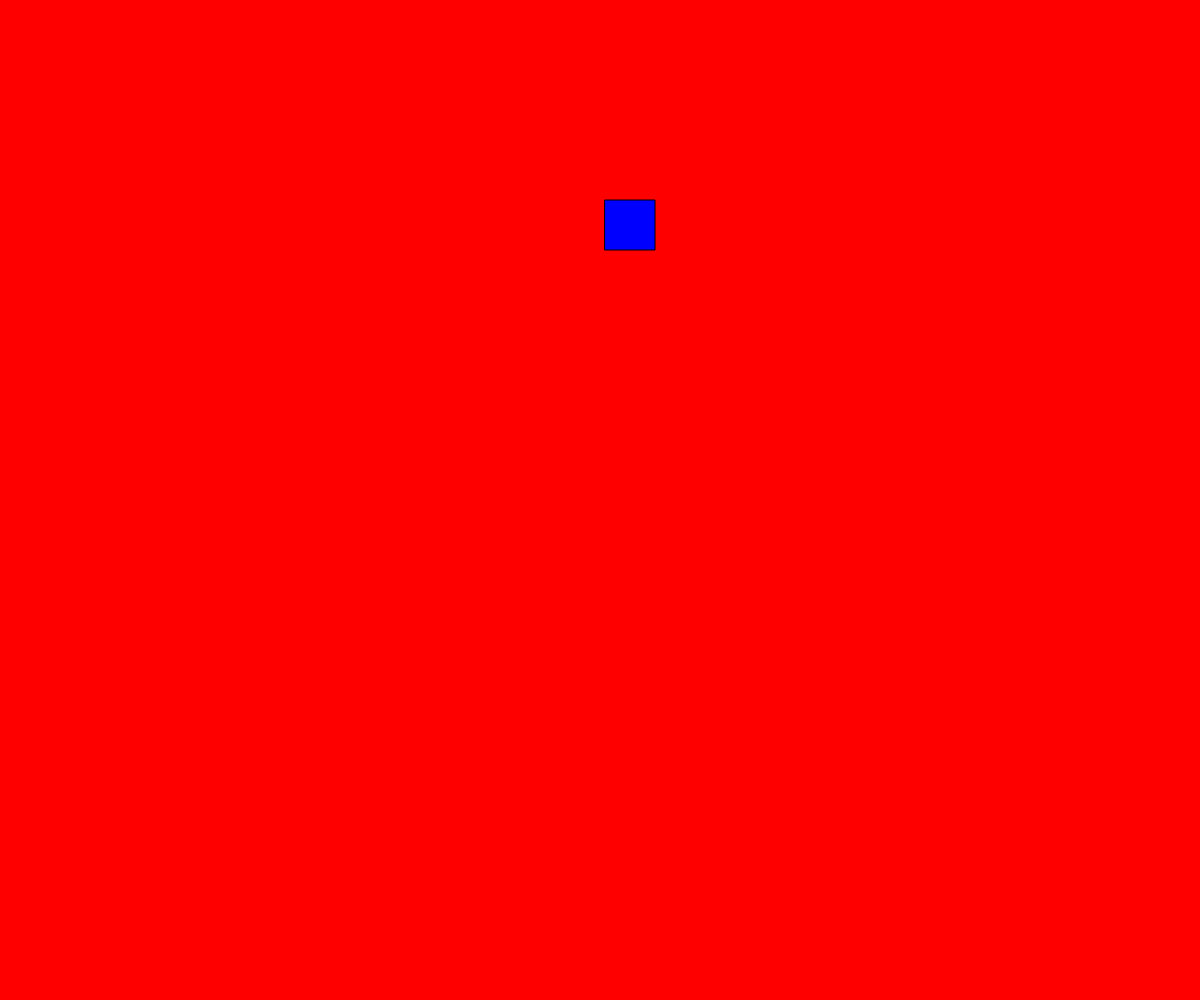
Frame 1 (no input)
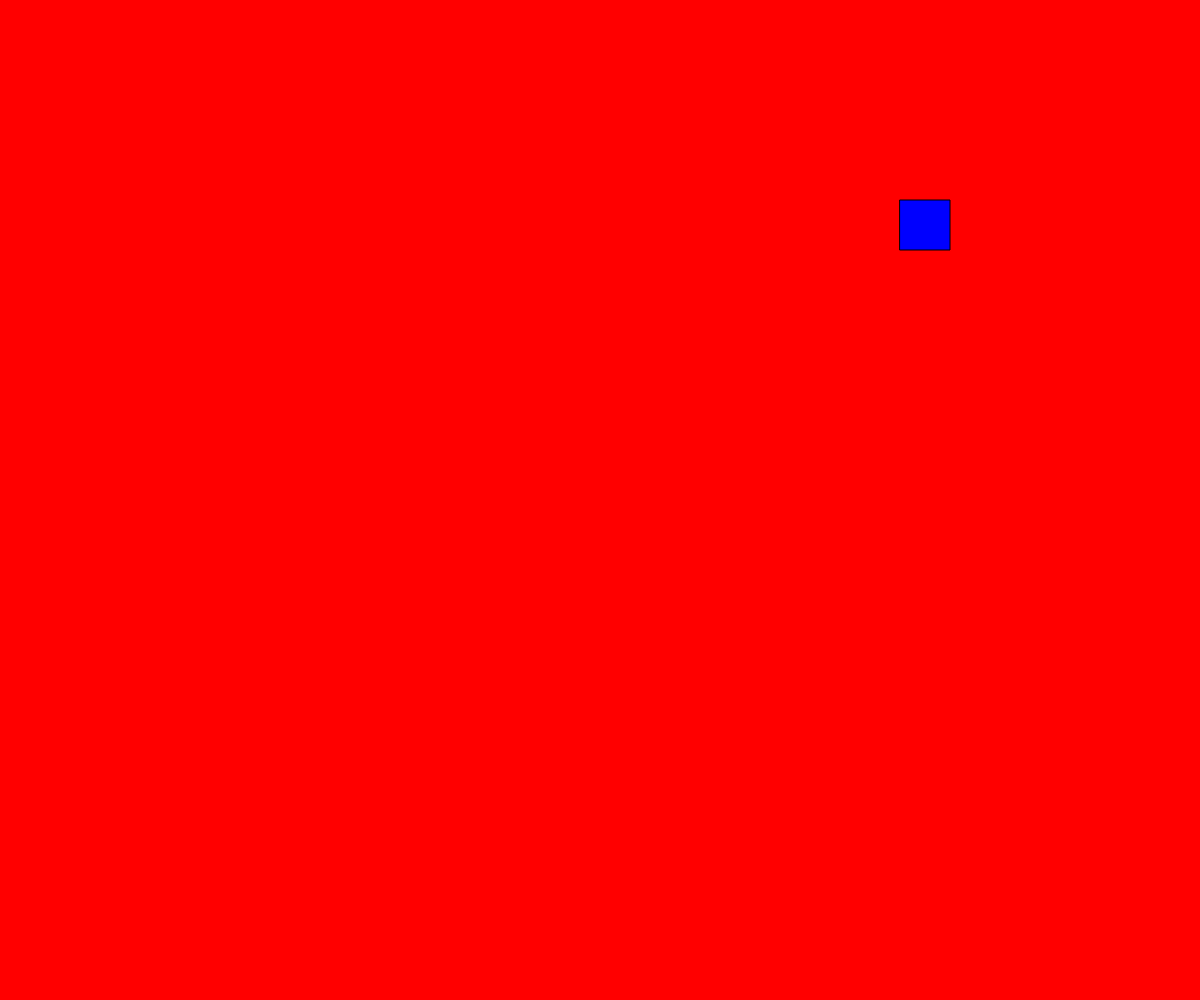
Frame 60 (no input)
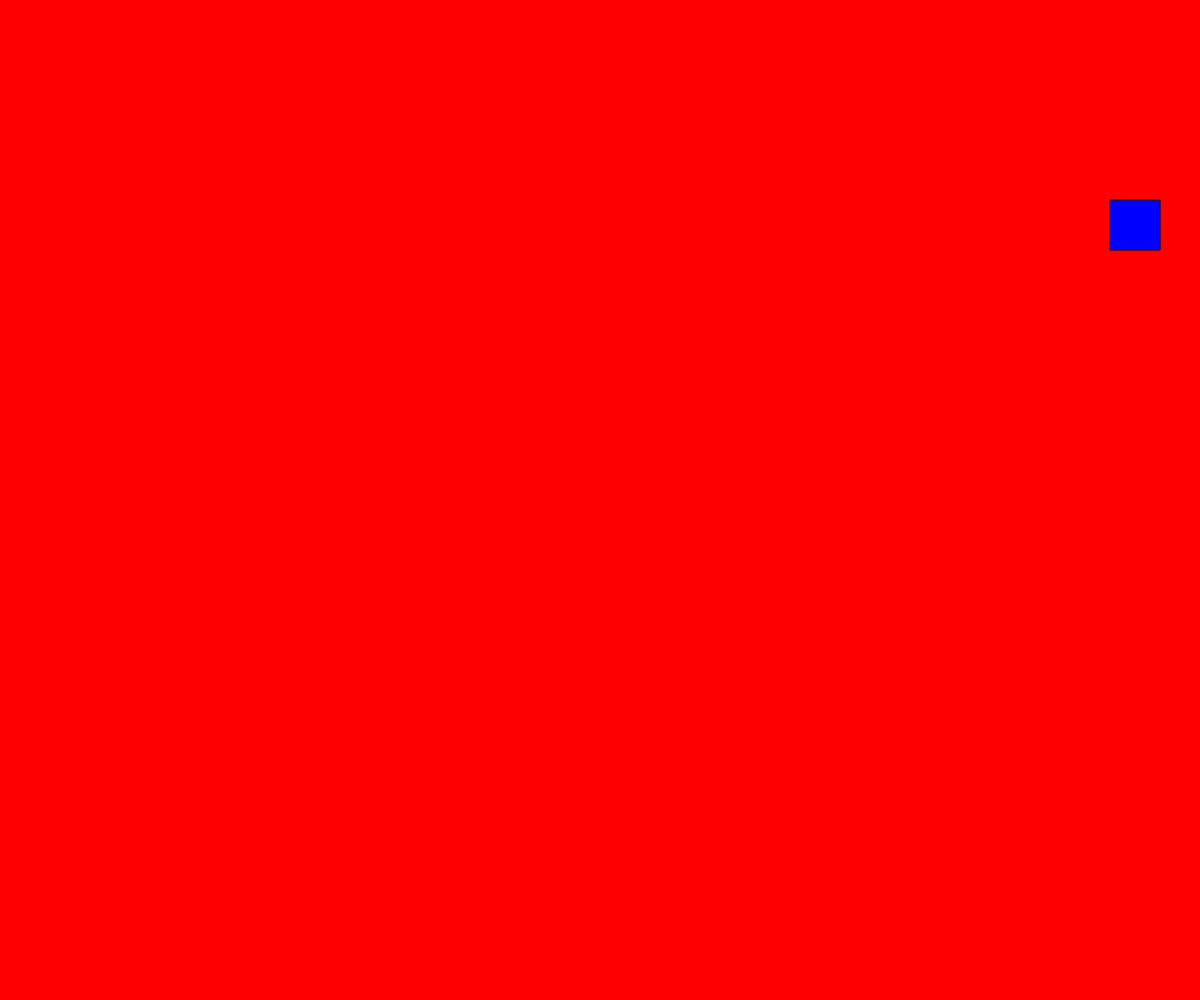
Frame 120 (the mouse pressed at the canvas centre since frame 60)

The p5.js sketch that drew these frames (run headless with seeded random() and noise() and a simulated clock; from frame 60 on, the mouse is pressed at the canvas centre):

// p5.js sketch
// ── sketch.js
// Project Title
// Your Name
// Date
//
// Extra for Experts:
// - describe what you did to take this project "above and beyond"
let x;
let dx;
let rectWidth

function setup() {
  createCanvas(windowWidth, windowHeight);
  x = width/2;
  dx = 5;
  rectWidth = 50;

}

function draw() {
  background(255, 0, 0);
  //move SQUARE
  x += dx;

  // check for boundaries

  if (x > width - rectWidth || x<0 ){
    dx = dx * -1;
  }

  //draw SQUARE

  fill(0, 0, 255);
  rect(x,200,rectWidth,rectWidth);




}
